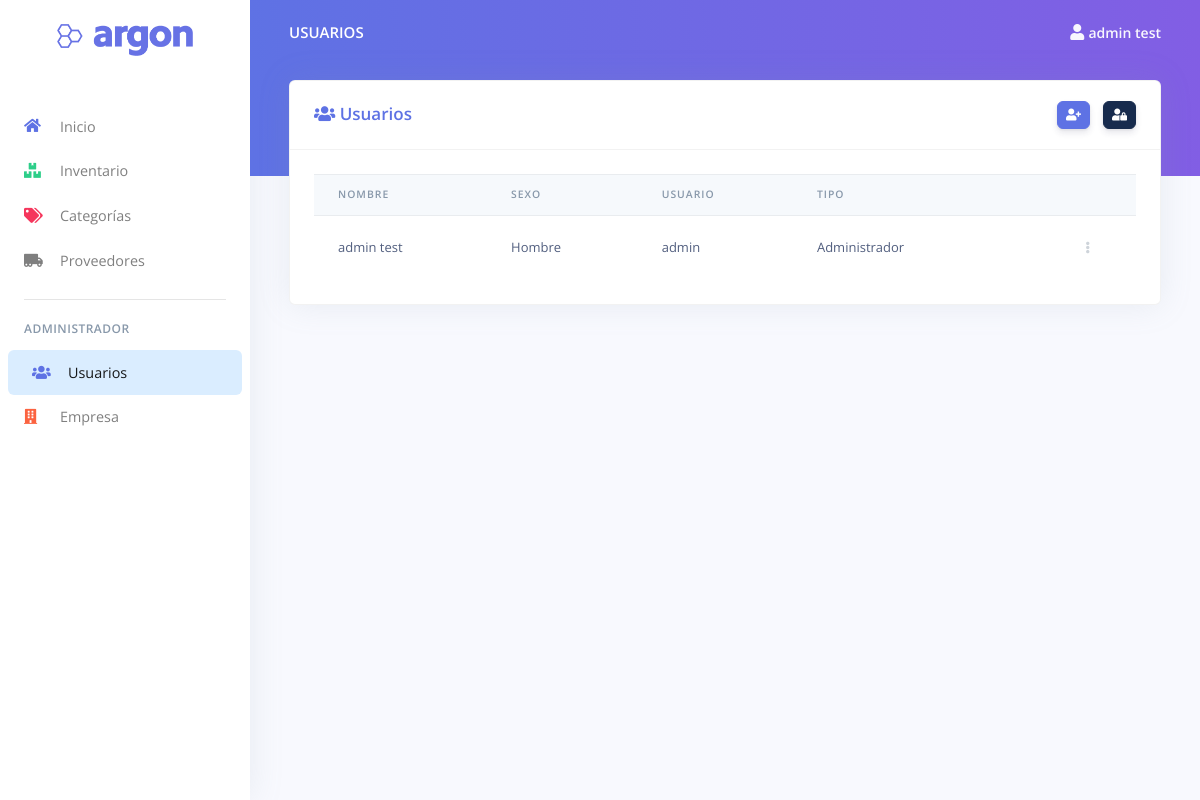
/users (signed in), run on an earlier commit of the app's database.
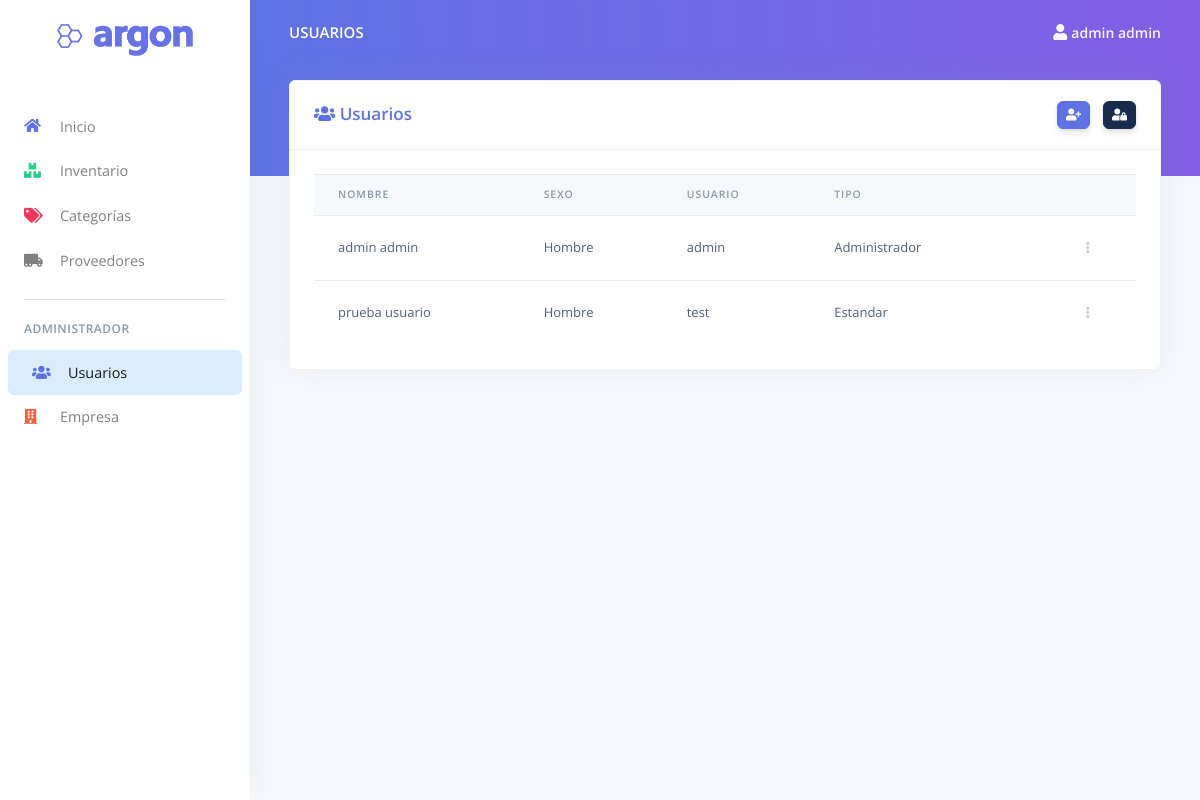
And on a later commit of the database.
### tables this page shows
CREATE TABLE `tbl_usuarios` (
  `idusuario` int(50) NOT NULL,
  `usu_nombre` varchar(50) NOT NULL,
  `usu_apellido` varchar(50) NOT NULL,
  `usu_genero` int(11) NOT NULL,
  `usu_dui` varchar(10) NOT NULL,
  `usu_usuario` varchar(50) NOT NULL,
  `usu_tipo` int(11) NOT NULL,
  `usu_password` varchar(300) NOT NULL,
  `usu_estado` int(11) NOT NULL,
  `fecha_mod` datetime NOT NULL
);

### app/controllers/Users.php (called while the page is built, shortened)
<?php
class Users extends MainController
{
    public function __construct()
    {
        $this->ModelUsers = $this->model('ModelUsers');
    }
    public function index($alert = '')
    {
        $users = $this->ModelUsers->get_users();
        $disable = $this->ModelUsers->get_disable();
        $parameters = [
            'menu' => 'Usuarios',
            'users' => $users,
            'alert' => $alert,
            'disable' => $disable
        ];
        $this->view('users/index', $parameters);
    }
}

### app/library/Core.php (called while the page is built, shortened)
<?php
class Core{
   protected $currentMethod = 'index';
   public function __construct(){
      $url = $this->getUrl();
      if (file_exists('../app/controllers/' . ucwords($url[0]) . '.php' )) {
         unset($url[0]);
      }
      $this->currentController = new $this->currentController;
      $this->parameters = $url ? array_values($url) : [];
      call_user_func_array([$this->currentController, $this->currentMethod], $this->parameters);
   }
   public function getUrl(){
      if (isset($_GET['url'])) {
         $url = rtrim($_GET['url'], '/');
         $url = filter_var($url, FILTER_SANITIZE_URL);
         $url = explode('/', $url);
         return $url;
      }
   }
}
?>

### public/index.php (called while the page is built, shortened)
<?php
    $start = new Core;
?>

### app/library/Sql.php (called while the page is built, shortened)
<?php
class Sql{
   private $host = DB_HOST;
   private $db = DB_NAME;
   private $user = DB_USER;
   private $pass = DB_PASS;
   private $dbh;
   private $stmt;
   public function __construct(){
      $dsn = "mysql:host=" . $this->host. ";dbname=" . $this->db;
      $option = array(
         PDO::ATTR_PERSISTENT => true,
         PDO::ATTR_ERRMODE => PDO::ERRMODE_EXCEPTION
      );
      try{
         $this->dbh = new PDO($dsn, $this->user, $this->pass, $option);
         $this->dbh->exec('SET NAMES utf8');
      } catch (PDOException $e){
         $this->error = $e->getMessage();
         echo $this->error;
      }
   }
   public function query($sql){
      $this->stmt = $this->dbh->prepare($sql);
   }
   public function execute(){
      return $this->stmt->execute();
   }
   public function registers(){
      $this->execute();
      return $this->stmt->fetchAll(PDO::FETCH_OBJ);
   }
}
?>

### app/models/ModelUsers.php (called while the page is built, shortened)
<?php
class ModelUsers{
   private $db;
   public function __construct(){
      $this->db = new Sql;
   }
   public function get_users(){
      $this->db->query("SELECT * FROM tbl_usuarios WHERE usu_estado = 1");
      return $this->db->registers();
   }
   public function get_disable(){
      $this->db->query("SELECT * FROM tbl_usuarios WHERE usu_estado = 2");
      return $this->db->registers();
   }
}
?>

### app/views/users/index.php (the view, shortened to what this page needs)
<?php require_once('../app/views/inc/header.php'); ?>
<div class="card shadow">
    <div class="card-header bg-transparent">
        <div class="row">
            <div class="col-md-6">
                <h3 class="mb-0 text-blue"><i class="fas fa-users"></i> Usuarios </h3>
            </div>
            <div class="col-md-6 text-right">
                <button class="btn btn-icon btn-2 btn-sm btn-primary" type="button" data-toggle="modal"
                    data-target="#new_user">
                    <i class="fas fa-user-plus"></i>
                </button>
                <button class="btn btn-icon btn-2 btn-sm btn-default" type="button" data-toggle="modal"
                    data-target="#disable_users">
                    <i class="fas fa-user-lock"></i>
                </button>
            </div>
        </div>
    </div>
    <div class="card-body">
        <div class="table-responsive">
            <table class="table align-items-center">
                <thead class="thead-light">
                    <tr>
                        <th scope="col">Nombre</th>
                        <th scope="col">Sexo</th>
                        <th scope="col">Usuario</th>
                        <th scope="col">Tipo</th>
                        <th scope="col"></th>
                    </tr>
                </thead>
                <tbody>
                    <?php foreach ($parameters['users'] as $key => $user):?>
                    <tr>
                        <td>
                            <?php echo $user->usu_nombre . ' ' . $user->usu_apellido?>
                        </td>
                        <td>
                            <?php echo $var = ($user->usu_genero == 1 )?'Hombre' : 'Mujer' ?>
                        </td>
                        <td>
                            <?php echo $user->usu_usuario?>
                        </td>
                        <td>
                            <?php echo $var = ($user->usu_tipo == 2)?'Administrador':'Estandar'?>
                        </td>
                        <td class="text-right">
                            <div class="dropdown">
                                <a class="btn btn-sm btn-icon-only text-light" href="#" role="button"
                                    data-toggle="dropdown" aria-haspopup="true" aria-expanded="false">
                                    <i class="fas fa-ellipsis-v"></i>
                                </a>
                            </div>
                        </td>
                    </tr>
                    <?php endforeach;?>
                </tbody>
            </table>
        </div>
    </div>
</div>
<?php require_once('../app/views/inc/footer.php');
?>

### app/library/MainController.php (shortened to what this page needs)
<?php
class MainController{
   public function model($model){
      return new $model();
   }
   public function view($view, $parameters = []){
      if (file_exists('../app/views/' . $view . '.php')) {
         require_once('../app/views/' . $view . '.php');
      }else{
         die('La vista no existe');
      }
   }
}
?>

### app/views/inc/header.php (shortened to what this page needs)
<!DOCTYPE html>
<html>
<head>
   <link href="<?php echo ROUTE_URL?>/assets/vendor/nucleo/css/nucleo.css" rel="stylesheet">
   <link href="<?php echo ROUTE_URL?>/fa/css/all.min.css" rel="stylesheet">
   <link type="text/css" href="<?php echo ROUTE_URL?>/assets/css/argon.css?v=1.0.0" rel="stylesheet">
   <link type="text/css" href="<?php echo ROUTE_URL?>/css/style.css" rel="stylesheet">
</head>
<body>
   <nav class="navbar navbar-vertical fixed-left navbar-expand-md navbar-light bg-white" id="sidenav-main">
      <div class="container-fluid">
         <a class="navbar-brand pt-0" href="./index.html">
            <img src="./assets/img/brand/blue.png" class="navbar-brand-img" alt="...">
         </a>
         <div class="collapse navbar-collapse" id="sidenav-collapse-main">
            <ul class="navbar-nav">
               <li class="nav-item <?php echo $var = ($parameters['menu'] == 'Inicio') ? 'active' : ''?>">
                  <a class="nav-link" href="<?php echo ROUTE_URL?>">
                     <i class="fas fa-home text-primary"></i> Inicio
                  </a>
               </li>
               <li class="nav-item <?php echo $var = ($parameters['menu'] == 'Inventario') ? 'active' : ''?>">
                  <a class="nav-link" href="<?php echo ROUTE_URL?>/inventory">
                     <i class="fas fa-boxes text-green"></i> Inventario
                  </a>
               </li>
               <li class="nav-item <?php echo $var = ($parameters['menu'] == 'Categorías') ? 'active' : ''?>">
                  <a class="nav-link" href="<?php echo ROUTE_URL?>/categories">
                     <i class="fas fa-tags text-red"></i> Categorías
                  </a>
               </li>
               <li class="nav-item <?php echo $var = ($parameters['menu'] == 'Proveedores') ? 'active' : ''?>">
                  <a class="nav-link" href="<?php echo ROUTE_URL?>/providers">
                     <i class="fas fa-truck-moving"></i> Proveedores
                  </a>
               </li>
            </ul>
            <hr class="my-3">
            <h6 class="navbar-heading text-muted">Administrador</h6>
            <ul class="navbar-nav mb-md-3">
               <li class="nav-item <?php echo $var = ($parameters['menu'] == 'Usuarios') ? 'active' : ''?>">
                  <a class="nav-link" href="<?php echo ROUTE_URL?>/users">
                     <i class="fas fa-users text-blue"></i> Usuarios
                  </a>
               </li>
               <li class="nav-item <?php echo $var = ($parameters['menu'] == 'Empresa') ? 'active' : ''?>">
                  <a class="nav-link" href="<?php echo ROUTE_URL?>/company">
                     <i class="fas fa-building text-orange"></i> Empresa
                  </a>
               </li>
            </ul>
         </div>
      </div>
   </nav>
   <div class="main-content">
      <nav class="navbar navbar-top navbar-expand-md navbar-dark" id="navbar-main">
         <div class="container-fluid">
            <a class="h4 mb-0 text-white text-uppercase d-none d-lg-inline-block" href="#"><?php echo $parameters['menu']?></a>
            <ul class="navbar-nav align-items-center d-none d-md-flex">
               <li class="nav-item dropdown">
                  <a class="nav-link pr-0" href="#" role="button" data-toggle="dropdown" aria-haspopup="true" aria-expanded="false">
                     <div class="media align-items-center">
                        <div class="media-body ml-2 d-none d-lg-block">
                           <i class="fas fa-user"></i>
                           <span class="mb-0 text-sm  font-weight-bold"><?php echo $_SESSION['user']->usu_nombre.' '.$_SESSION['user']->usu_apellido ?></span>
                        </div>
                     </div>
                  </a>
               </li>
            </ul>
         </div>
      </nav>
      <div class="container-fluid mt--7">

### app/views/inc/footer.php (shortened to what this page needs)
      </div>
   </div>
</body>
</html>

What changed in the data, as far as the page shows it:
changed tbl_usuarios "admin": usu_apellido "test" → "admin"
added tbl_usuarios: usu_nombre "prueba", usu_apellido "usuario", usu_genero "Hombre", usu_usuario "test", usu_tipo "Estandar"
